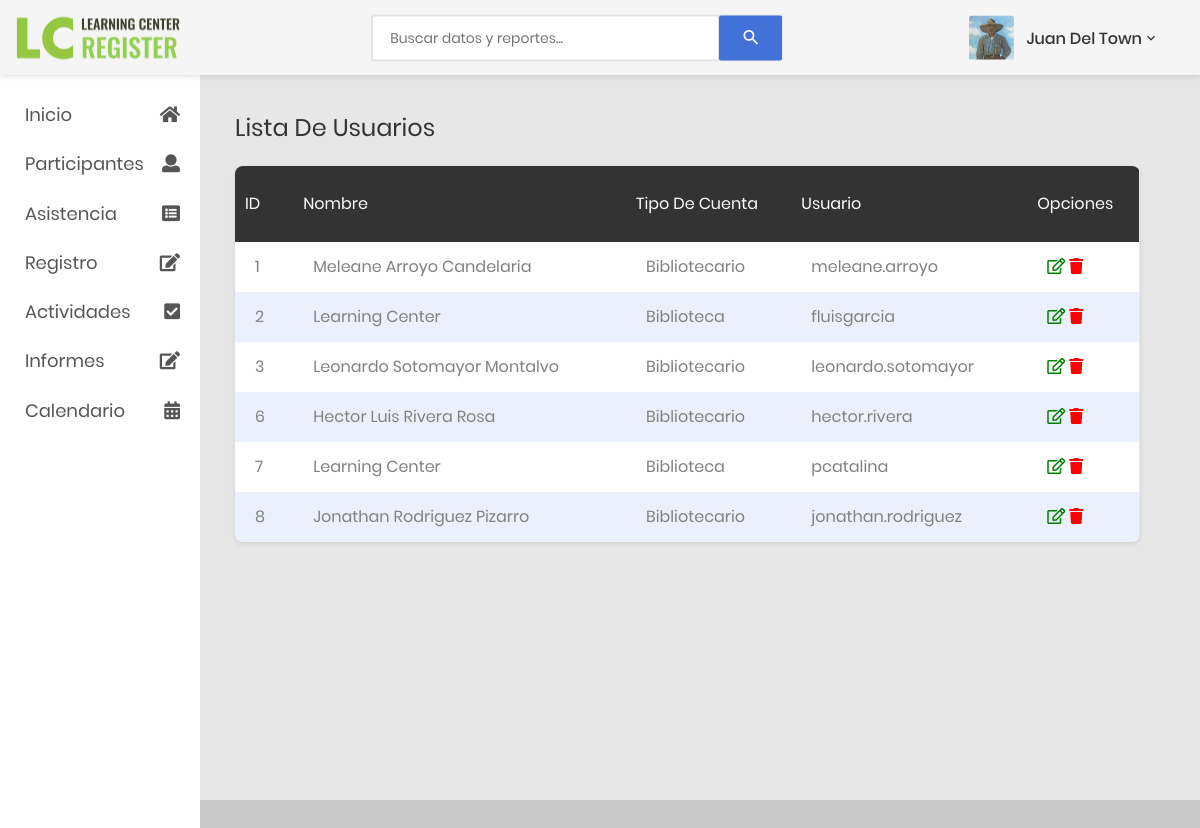
/listaUsuarios.php, run on the app's committed database.
### tables this page shows
CREATE TABLE `usuarios` (
  `userID` int(11) NOT NULL,
  `nombre` varchar(20) NOT NULL,
  `apellidos` varchar(30) NOT NULL,
  `usuario` varchar(40) NOT NULL,
  `password` varchar(20) NOT NULL,
  `rol` int(11) NOT NULL,
  `activo` int(11) NOT NULL DEFAULT 1
);

CREATE TABLE `rol` (
  `rolID` int(11) NOT NULL,
  `rol` varchar(20) NOT NULL
);

### listaUsuarios.php (the view, shortened to what this page needs)
<!DOCTYPE html>
<html lang="en">
<head>
    <link href="css/font-face.css" rel="stylesheet" media="all">
    <link href="vendor/font-awesome-4.7/css/font-awesome.min.css" rel="stylesheet" media="all">
    <link href="vendor/font-awesome-5/css/fontawesome-all.min.css" rel="stylesheet" media="all">
    <link href="vendor/mdi-font/css/material-design-iconic-font.min.css" rel="stylesheet" media="all">
    <link href="vendor/bootstrap-4.1/bootstrap.min.css" rel="stylesheet" media="all">
    <link href="vendor/animsition/animsition.min.css" rel="stylesheet" media="all">
    <link href="vendor/bootstrap-progressbar/bootstrap-progressbar-3.3.4.min.css" rel="stylesheet" media="all">
    <link href="vendor/wow/animate.css" rel="stylesheet" media="all">
    <link href="vendor/css-hamburgers/hamburgers.min.css" rel="stylesheet" media="all">
    <link href="vendor/slick/slick.css" rel="stylesheet" media="all">
    <link href="vendor/select2/select2.min.css" rel="stylesheet" media="all">
    <link href="vendor/perfect-scrollbar/perfect-scrollbar.css" rel="stylesheet" media="all">
    <link href="css/theme.css" rel="stylesheet" media="all">
</head>
<body class="animsition">
    <div class="page-wrapper">
        <?php
	        include './includes/menuSideBar.php';
        ?>
        <div class="page-container">
            <?php
	            include './includes/header.php';
            ?>
            <div class="main-content">
                <div class="section__content section__content--p30">
                    <h2 class="title-2">Lista De Usuarios</h2>
                            <div class="col-lg-10"></div>
                                <div class="table-responsive table--no-card m-b-30">
                                    <table class="table table-borderless table-striped table-earning">
                                        <thead>
                                            <tr>
                                                <th class="text-left">ID</th>
                                                <th class="text-left">Nombre</th>
                                                <th class="text-left">Tipo De Cuenta</th>
                                                <th class="text-left">Usuario</th>
                                                <th class="text-left">Opciones</th>
                                            </tr>
                                        </thead>
                                        <tbody>
                                        <?php
                                            $query = mysqli_query($connection, "SELECT u.userID, u.nombre, u.apellidos, u.usuario, r.rol FROM usuarios u INNER JOIN rol r ON u.rol = r.rolID");
                                            $result = mysqli_num_rows($query);
                                            if($result > 0){
                                                while($usuario = mysqli_fetch_array($query)){
                                        ?>
                                                <tr>
                                                    <td><?php echo $usuario['userID']?></td>
                                                    <td><?php echo $usuario['nombre']." ".$usuario['apellidos']?></td>
                                                    <td><?php echo $usuario['rol']?></td>
                                                    <td><?php echo $usuario['usuario']?></td>
                                                    <td><a  href="editUsuario.php?id=<?php echo $usuario['userID'];?>" class='far fa-edit' style='color:green'></a> <a  href="deleteUsuario.php?id=<?php echo $usuario['userID'];?>" class='fas fa-trash' style='color:red'></a></td>
                                                </tr>
                                        <?php
                                                }
                                            }
                                        ?>
                                        </tbody>
                                    </table>
                                </div>
                            </div>
                            </div>
                        </div>
                        <?php
	                        include './includes/footer.php';
                        ?>
                    </div>
</body>
</html>

### data on the page
usuarios: userID "1", nombre "Meleane", apellidos "Arroyo Candelaria", rol.rol "Bibliotecario", usuario "meleane.arroyo"
usuarios: userID "2", nombre "Learning Center", rol.rol "Biblioteca", usuario "fluisgarcia"
usuarios: userID "3", nombre "Leonardo", apellidos "Sotomayor Montalvo", rol.rol "Bibliotecario", usuario "leonardo.sotomayor"
usuarios: userID "6", nombre "Hector Luis", apellidos "Rivera Rosa", rol.rol "Bibliotecario", usuario "hector.rivera"
usuarios: userID "7", nombre "Learning Center", rol.rol "Biblioteca", usuario "pcatalina"
usuarios: userID "8", nombre "Jonathan", apellidos "Rodriguez Pizarro", rol.rol "Bibliotecario", usuario "jonathan.rodriguez"
